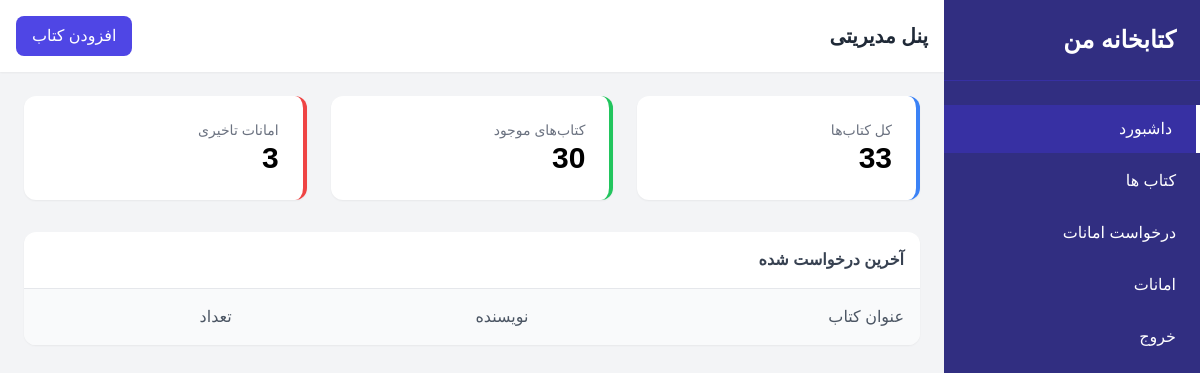
Page /admin/ (signed in) on the earlier database version.
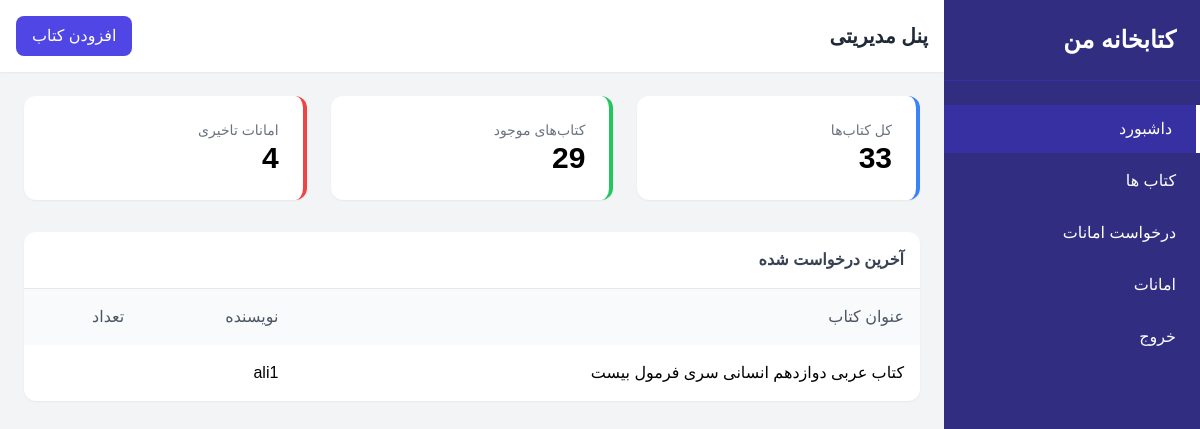
Same page on the later database version.
### Model/__init__.py (models this page shows)
class Loans(Base):
    __tablename__ = "loans"
    id = Column(Integer, primary_key=True)
    book_id = Column(Integer, ForeignKey("books.id"), nullable=False)
    user_id = Column(Integer, ForeignKey("users.id"), nullable=False)
    reserve_date = Column(DateTime, nullable=True)
    loan_date = Column(DateTime, nullable=True)
    is_loaned = Column(Boolean, nullable=True, default=False)
    deadline_date = Column(DateTime, nullable=True)
    return_date = Column(DateTime, nullable=True)
    is_returnd = Column(Boolean, nullable=True, default=False)
    is_rejected = Column(Boolean, nullable=True, default=False)
    book = relationship("Books", back_populates="loans")
    user = relationship("User", back_populates="loans")

class Books(Base):
    __tablename__ = "books"
    id = Column(Integer, primary_key=True)
    title = Column(String, nullable=False)
    author = Column(String, nullable=False)
    description = Column(String, nullable=False)
    front_cover = Column(String, nullable=False)
    pdf_url = Column(String, nullable=True)
    audio_url = Column(String, nullable=True)
    loans = relationship("Loans", back_populates="book")
    reviews = relationship("Review", back_populates="book")
    scores = relationship("Score", back_populates="book")
    total_copies = Column(Integer, nullable=False)
    creator_id = Column(Integer, ForeignKey("users.id"), nullable=False)
    creator = relationship("User", back_populates="books")
    is_disable = Column(Boolean, nullable=True, default=False)
    tags = relationship(
        "Tags",
        secondary=book_tags,
        back_populates="books",
        passive_deletes=True,
    )

class User(Base):
    __tablename__ = "users"
    id = Column(Integer, primary_key=True)
    username = Column(String, unique=True, nullable=False)
    code_meli = Column(String, unique=True, nullable=True)
    firstName = Column(String)
    lastName = Column(String)
    password = Column(String, nullable=False)
    role = Column(
        SqlEnum(UserRole, name="user_role_enum"),
        nullable=False,
        default=UserRole.USER
    )
    books = relationship("Books",back_populates="creator")
    loans = relationship("Loans", back_populates="user")
    scores = relationship("Score", back_populates="user")
    reviews = relationship("Review", back_populates="user")

### Controller/admin.py (the view)
@router.get("/", response_class=HTMLResponse)
async def adminIndex(request: Request,session: Session = Depends(get_db)):
    bookreq = session.query(Loans).where(Loans.is_loaned == False).limit(5)
    total_books = session.query(func.sum(Books.total_copies)).scalar() or 0
    available = session.query(Loans).where(and_(Loans.is_loaned == True,Loans.is_returnd == False)).count()
    deadlines = session.query(Loans).where(and_((Loans.deadline_date < datetime.now()),Loans.is_returnd == False)).count()
    return templates.TemplateResponse("admin/index.j2", {"request": request,"books" : bookreq, "total_books" : total_books, "available" : available,"deadlines":deadlines})

### templates/admin/index.j2
{% extends 'admin/__layout.j2' %}
{% block body %}
            <div class="p-6">
                <div class="grid grid-cols-1 md:grid-cols-3 gap-6 mb-8">
                    <div class="bg-white p-6 rounded-xl shadow-sm border-r-4 border-blue-500">
                        <p class="text-gray-500 text-sm">کل کتاب‌ها</p>
                        <p class="text-3xl font-bold">{{ total_books }}</p>
                    </div>
                    <div class="bg-white p-6 rounded-xl shadow-sm border-r-4 border-green-500">
                        <p class="text-gray-500 text-sm">کتاب‌های موجود</p>
                        <p class="text-3xl font-bold">{{total_books - available}}</p>
                    </div>
                    <div class="bg-white p-6 rounded-xl shadow-sm border-r-4 border-red-500">
                        <p class="text-gray-500 text-sm">امانات تاخیری</p>
                        <p class="text-3xl font-bold">{{deadlines}}</p>
                    </div>
                </div>
                <div class="bg-white rounded-xl shadow-sm overflow-hidden">
                    <div class="p-4 border-b">
                        <h3 class="font-bold text-gray-700">آخرین درخواست شده</h3>
                    </div>
                    <table class="w-full text-right">
                        <thead class="bg-gray-50">
                            <tr>
                                <th class="p-4 text-gray-600 font-medium">عنوان کتاب</th>
                                <th class="p-4 text-gray-600 font-medium">نویسنده</th>
                                <th class="p-4 text-gray-600 font-medium">تعداد</th>
                            </tr>
                        </thead>
                        <tbody class="divide-y">
                        {% for i in books %}
                        <tr>
                                <td class="p-4">{{i.book.title}}</td>
                                <td class="p-4">{{i.user.username}}</td>
                                <td class="p-4">{{ i.total_copies }}</td>
                            </tr>
                        {% endfor %}
                        </tbody>
                    </table>
                </div>
            </div>
{% endblock %}

Differences in the rows shown:
added Loans: book "کتاب عربی دوازدهم انسانی سری فرمول بیست", user.username "ali1"
Other differences:
{{ total_books - available }}: "30" → "29"
{{ deadlines }}: "3" → "4"
